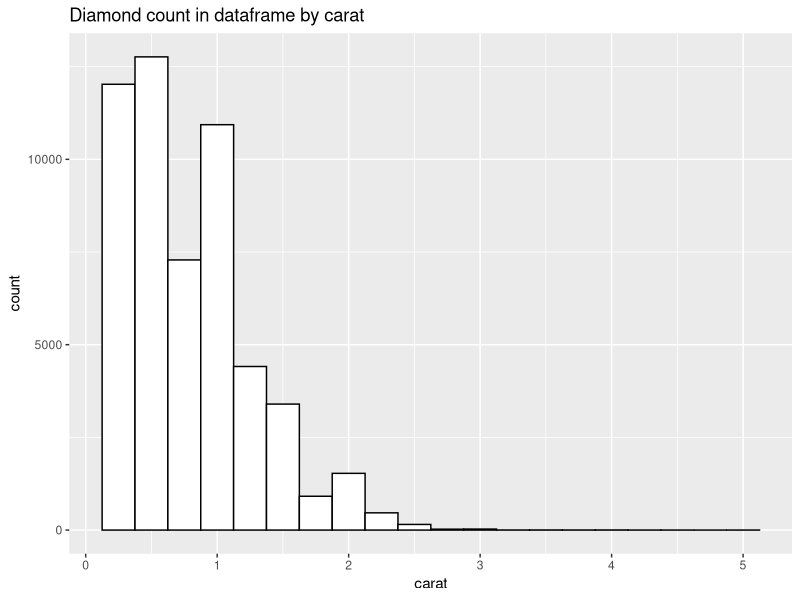

The R script that drew this image:
library(ggplot2)
?diamonds
diamonds
ggplot(data = diamonds, aes(x=carat))+geom_histogram(binwidth=0.25, color="black", fill="White")+labs(title="Diamond count in dataframe by carat")

